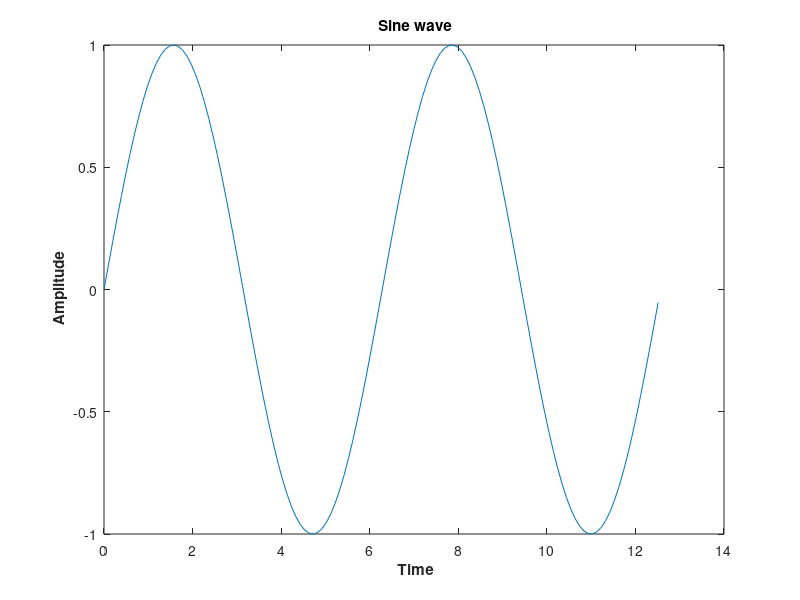
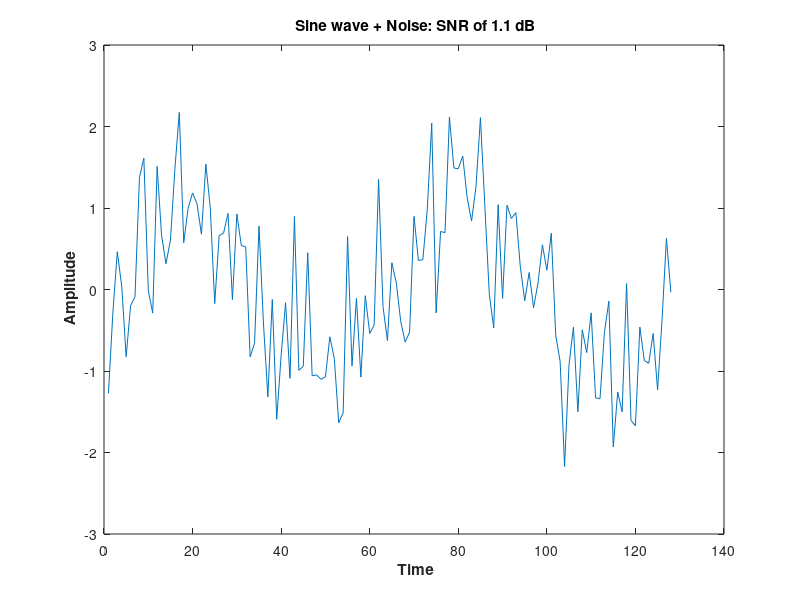
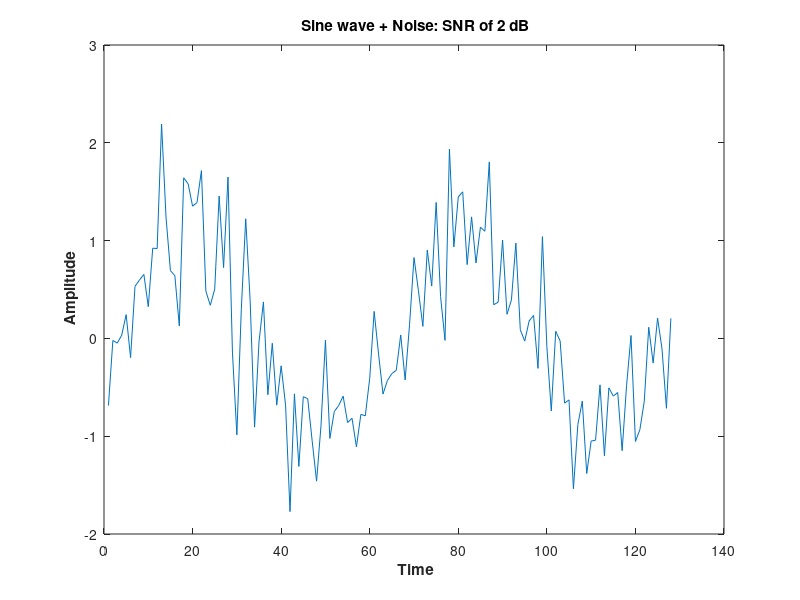
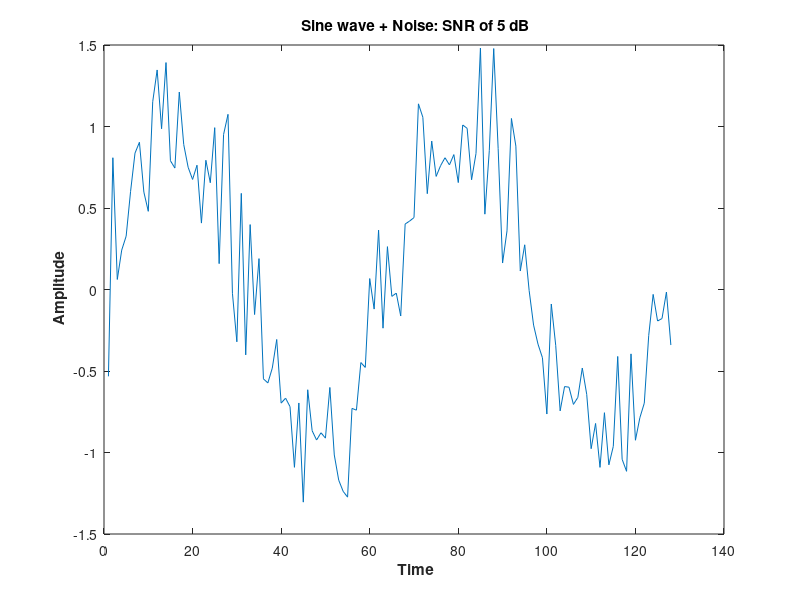

Recreate these plots in MATLAB, in order.
% Generate a sine wave
close all; clear all;
pkg load communications
randn("state", "reset")
randn("seed", 2)

fs =10.15;
Amp = 1;
t = 0:1/fs:4*pi; % time vector

sine_wave = Amp*sin(t);
figure();
plot(t, sine_wave);
xlabel('\bf Time');
ylabel('\bf Amplitude');
title('\bf Sine wave');

SNR_values = [1.1 2 5 10 20 30]  

for i = 1:numel(SNR_values)
  % Add a noise
  SNR = SNR_values(i);
  sine_noise = awgn(sine_wave,SNR, PWR = 'measured', seed=2);
  #sine_noise = sine_wave + Amp*sin(20*t) + Amp*sin(40*t) + Amp*sin(60*t);
  #sine_norm = sine_noise / max(abs(sine_noise));
  figure();plot(1:length(sine_noise), sine_noise);
  xlabel('\bf Time');
  ylabel('\bf Amplitude');
  title(sprintf("\b Sine wave + Noise: SNR of %d dB", SNR));
  
  ui = typecast(sine_noise, 'uint64');
  sine_noise_binary = dec2bin(ui,64)  
  yy = cellstr(sine_noise_binary);
  filename1 = sprintf("input_binary_%dSNR.data",SNR);
  fid = fopen(filename1, 'wt');
  fprintf(fid, '%8s \n', yy{:});
  disp('text file for signal finished');
  fclose(fid)
 
  filename2 = sprintf("input_%dSNR.data",SNR);
  csvwrite(filename2,sine_noise) 

end




